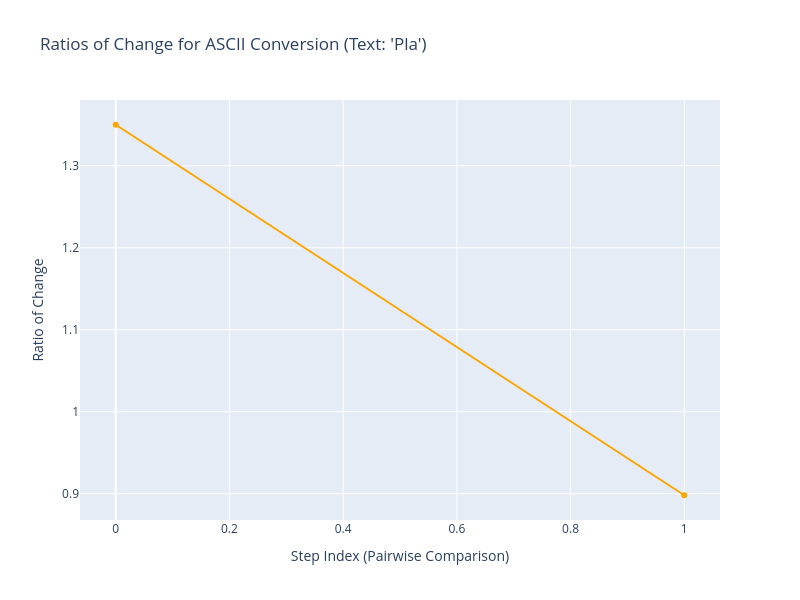

Notebook code for this chart:
### Code cell
# Input text: "Pla"
input_text = "Pla"

# Step 1: Convert characters to their ASCII decimal values
ascii_decimal_values = [ord(char) for char in input_text]

# Step 2: Calculate the ratio of change between consecutive ASCII values
ratios_of_change = [
    ascii_decimal_values[i + 1] / ascii_decimal_values[i] if ascii_decimal_values[i] != 0 else 0
    for i in range(len(ascii_decimal_values) - 1)
]

# Prepare x-axis for ratio of change (between each pair)
x_indices = list(range(len(ratios_of_change)))

# Step 3: Plot the ratio of change for each step
fig = go.Figure()

# Plot the ratio of change
fig.add_trace(go.Scatter(
    x=x_indices,
    y=ratios_of_change,
    mode='lines+markers',
    name="Ratios of Change",
    line=dict(color='orange', width=2)
))

# Update layout
fig.update_layout(
    title="Ratios of Change for ASCII Conversion (Text: 'Pla')",
    xaxis_title="Step Index (Pairwise Comparison)",
    yaxis_title="Ratio of Change",
    height=600,
    width=800
)

# Show the plot
fig.show()

### Figure 1 — Plotly figure (JSON) as saved in the notebook; plotly's stock layout.template omitted (floating-point values rounded to 4 significant figures)
{"data": [{"line": {"color": "orange", "width": 2}, "mode": "lines+markers", "name": "Ratios of Change", "type": "scatter", "x": [0, 1], "y": [1.35, 0.8981]}], "layout": {"height": 600, "title": {"text": "Ratios of Change for ASCII Conversion (Text: 'Pla')"}, "width": 800, "xaxis": {"autorange": true, "range": [-0.06288, 1.063], "title": {"text": "Step Index (Pairwise Comparison)"}, "type": "linear"}, "yaxis": {"autorange": true, "range": [0.868, 1.38], "title": {"text": "Ratio of Change"}, "type": "linear"}}}
